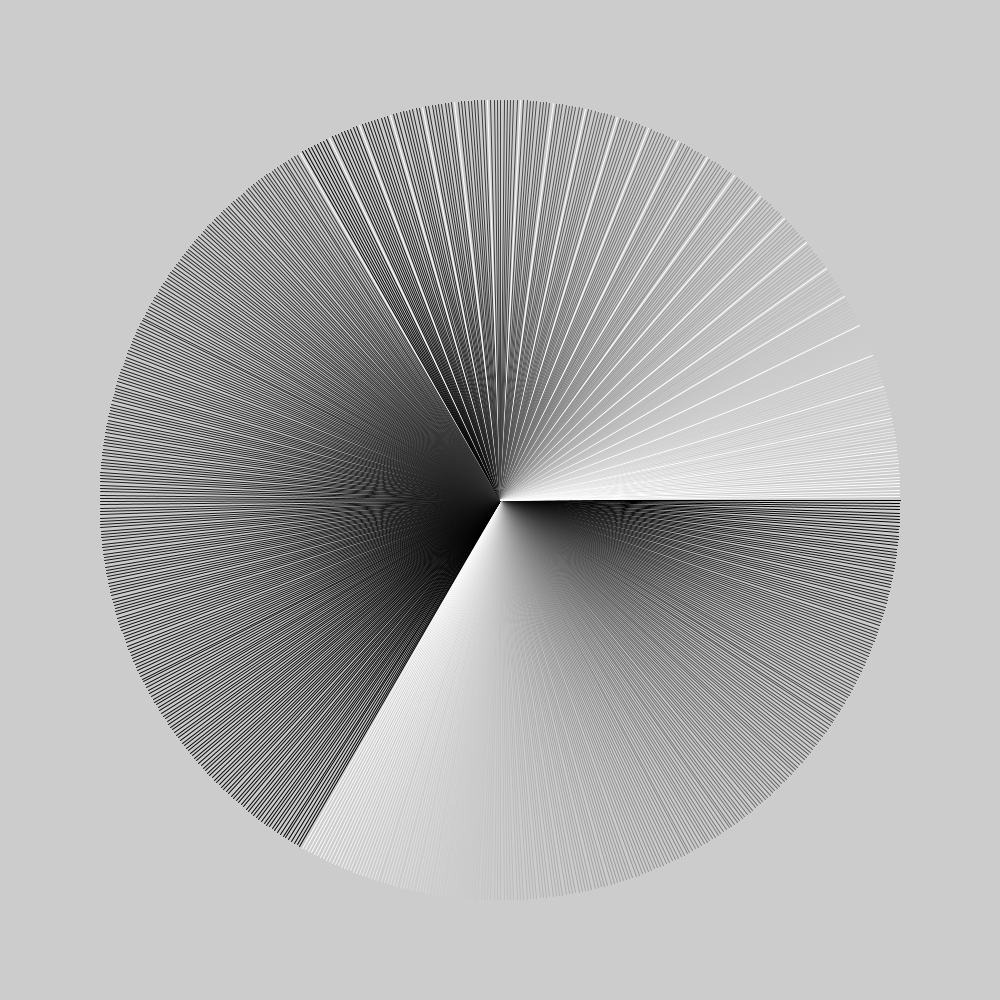
Frame 1 (no input)
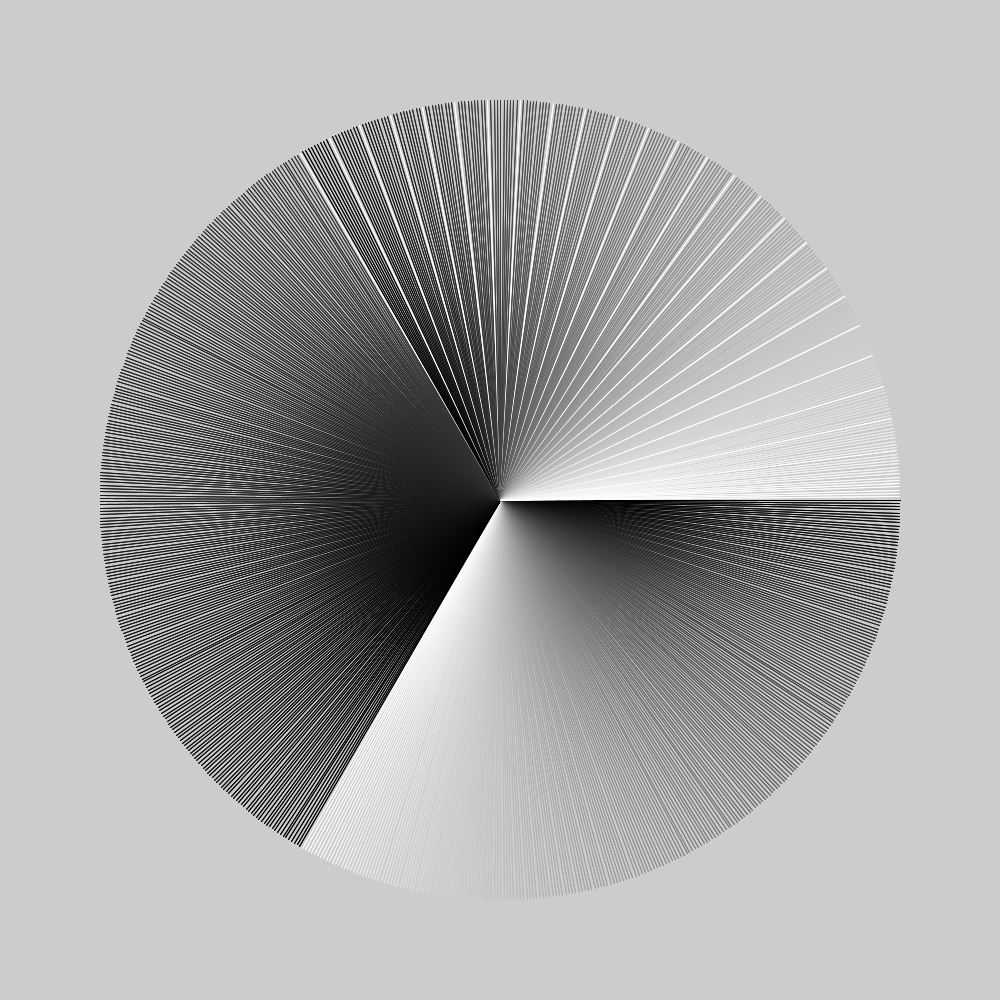
Frame 2 (the mouse pressed at the canvas centre, redrawn once)

The Processing sketch that drew these frames (run headless with seeded random() and noise(); the mouse was pressed at the canvas centre and the sketch redrawn once):

// Processing sketch: gradation_cicle
// ── gradation_cicle.pde
void setup() {
  size(1000, 1000);
  noLoop();
}

void draw() {
  int r = 400;
  translate(width/2, height/2);
  
  for (int i = 0; i < 255; i++) {
    stroke(i);
    float theta = map(i, 0, 255, 0, 2*PI/3);
    line(0, 0, r*cos(theta), r*sin(theta));
  }
  
  for (int i = 0; i < 255; i++) {
    stroke(i/5);
    float theta = map(i, 0, 255, 2*PI/3, 4*PI/3);
    line(0, 0, r*cos(theta), r*sin(theta));
  }
    
  for (int i = 0; i < 255; i++) {
    if (i % 10 == 0){
      stroke(255);
    } else {
      stroke(i);
    }
    float theta = map(i, 0, 255, 4*PI/3, 2*PI);
    line(0, 0, r*cos(theta), r*sin(theta));
  }
}
